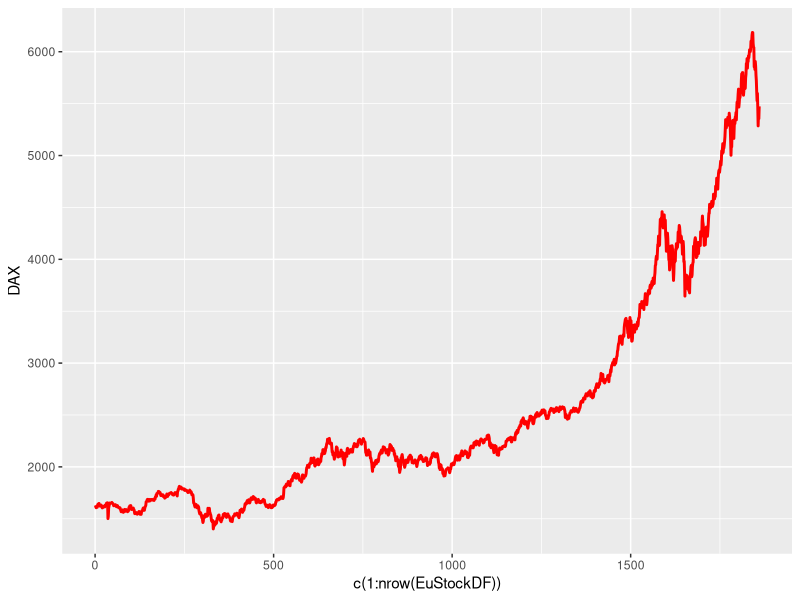
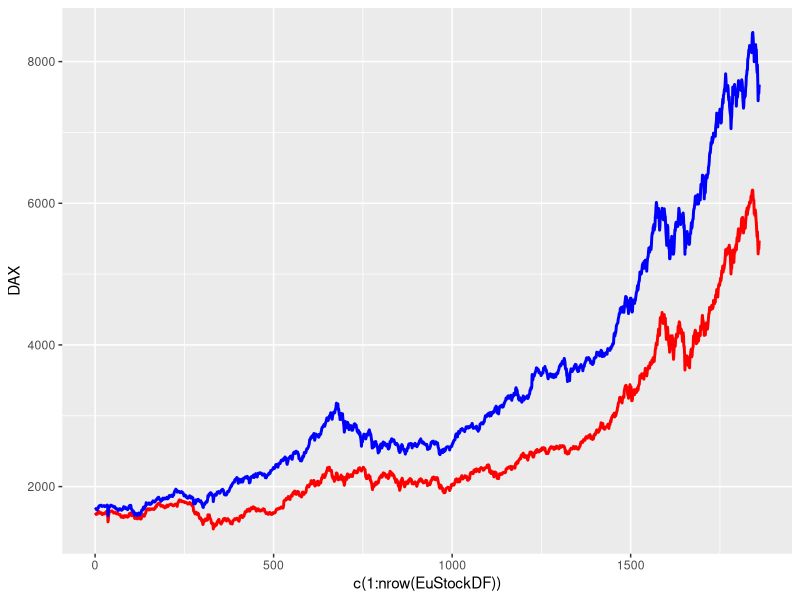

Recreate these plots in R, in order.
install.packages("ggplot2")
library(ggplot2)

A = EuStockMarkets
EuStockDF = as.data.frame(A)
head(EuStockDF)
ggplot(EuStockDF, aes(x= c(1:nrow(EuStockDF)), y = DAX)) +geom_line(size=1, 
color= "red")
ggplot() + geom_line(data =EuStockDF, aes(x= c(1:nrow(EuStockDF)), y = DAX),size=1, 
                      color= "red") + geom_line(data =EuStockDF, aes(x= c(1:nrow(EuStockDF)), y = SMI),size=1, 
                                                color= "blue")
